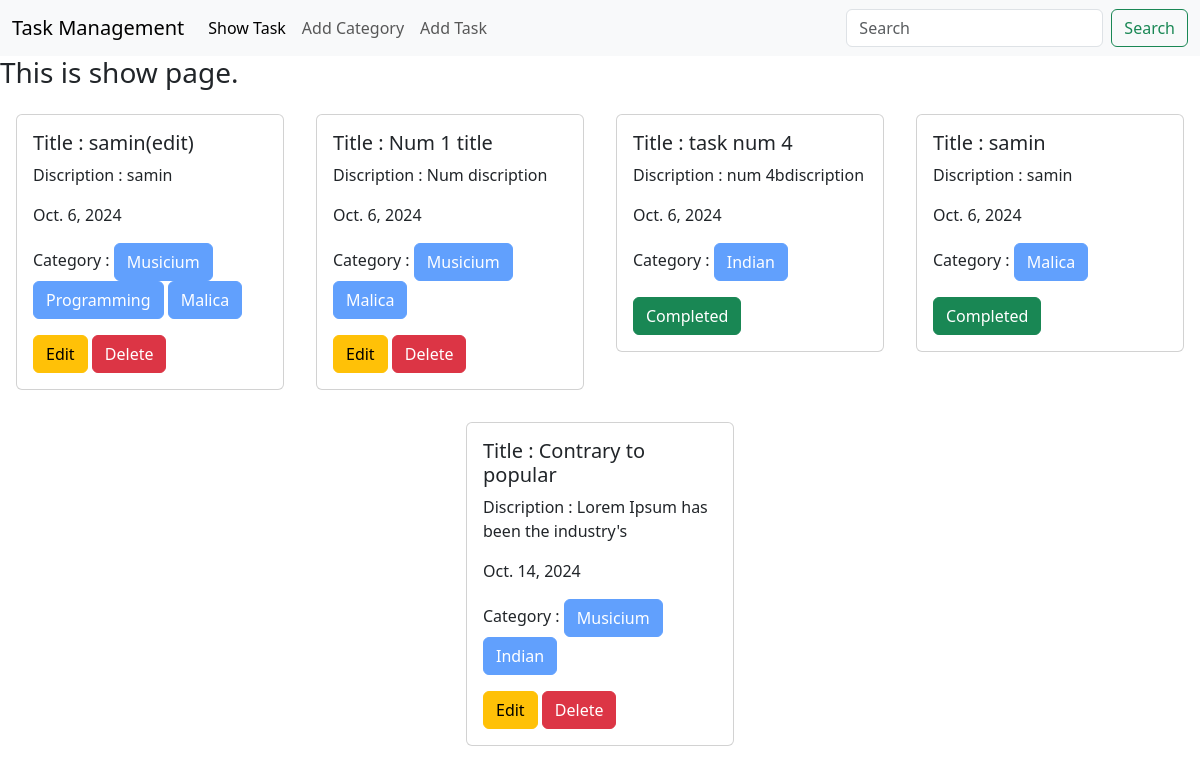
The page / on the database its author committed.
### Task/models.py (models this page shows, shortened)
class TaskModel(models.Model):
    Task_title = models.CharField(max_length=50)
    Task_discription = models.CharField(max_length=100)
    Is_completed = models.BooleanField(default=False)
    Task_assign_date = models.DateField()
    categories = models.ManyToManyField(CategoryModel)

### Category/models.py (models this page shows, shortened)
class CategoryModel(models.Model):
    Category_name = models.CharField(max_length=30)

### TaskManagement/views.py (the view)
# urls.py: path('', views.show_task, name="showtask"),
def show_task(request):
    data = TaskModel.objects.all()
    return render(request, 'show_task.html', {'data' : data} )

### templates/show_task.html (shortened to what this page needs)
{% extends "base.html" %}
{% block content %}
<h3>This is show page.</h3>
<div class="d-flex flex-wrap justify-content-center">
{% for info in data %}
  <div class="col-sm-3">
    <div class="card m-3">
      <div class="card-body">
        <h5 class="card-title"> Title : {{info.Task_title}}</h5>
        <p class="card-text"> Discription : {{info.Task_discription}}</p>
        <p class="card-text">{{info.Task_assign_date}}</p>
        <p> Category :
          {% for category in info.categories.all %}
            <button class="btn btn-primary" disabled >{{category.Category_name}}</button>
          {% endfor %}
        </p>
        {% if info.Is_completed %}
          <strong class="btn btn-success" disabled >Completed</strong>
        {% else %}
          <a href="{% url 'edittask' info.id %}" class="btn btn-warning">Edit</a>
          <a href="{% url 'deletetask' info.id %}" class="btn btn-danger">Delete</a>
        {% endif %}
      </div>
    </div>
  </div>
{% endfor %}
</div>
{% endblock content %}

### templates/base.html (shortened to what this page needs)
<!doctype html>
<html lang="en">
  <head>
    <link href="https://cdn.jsdelivr.net/npm/bootstrap@5.3.3/dist/css/bootstrap.min.css" rel="stylesheet">
  </head>
  <body>
    <nav class="navbar navbar-expand-lg bg-body-tertiary">
  <div class="container-fluid">
    <a class="navbar-brand" href="#">Task Management</a>
    <div class="collapse navbar-collapse" id="navbarSupportedContent">
      <ul class="navbar-nav me-auto mb-2 mb-lg-0">
        <li class="nav-item">
          <a class="nav-link active" aria-current="page" href="{% url 'showtask' %}">Show Task</a>
        </li>
        <li class="nav-item">
          <a class="nav-link" href="{% url 'addcategory' %}">Add Category</a>
        </li>
        <li class="nav-item">
          <a class="nav-link" href="{% url 'addtask' %}">Add Task</a>
        </li>
      </ul>
      <form class="d-flex" role="search">
        <input class="form-control me-2" type="search" placeholder="Search" aria-label="Search">
        <button class="btn btn-outline-success" type="submit">Search</button>
      </form>
    </div>
  </div>
</nav>
    {% block content %}
    {% endblock content %}
  </body>
</html>

### rows shown on the page
TaskModel: Task_title "samin(edit)", Task_discription "samin", Task_assign_date "Oct. 6, 2024", Is_completed "Edit"
CategoryModel: Category_name "Musicium"
CategoryModel: Category_name "Programming"
CategoryModel: Category_name "Malica"
TaskModel: Task_title "Num 1 title", Task_discription "Num discription", Task_assign_date "Oct. 6, 2024", Is_completed "Edit"
CategoryModel: Category_name "Musicium"
CategoryModel: Category_name "Malica"
TaskModel: Task_title "task num 4", Task_discription "num 4bdiscription", Task_assign_date "Oct. 6, 2024", Is_completed "Completed"
CategoryModel: Category_name "Indian"
TaskModel: Task_title "samin", Task_discription "samin", Task_assign_date "Oct. 6, 2024", Is_completed "Completed"
TaskModel: Task_title "Contrary to popular", Task_discription "Lorem Ipsum has been the industry's", Task_assign_date "Oct. 14, 2024", Is_completed "Edit"
